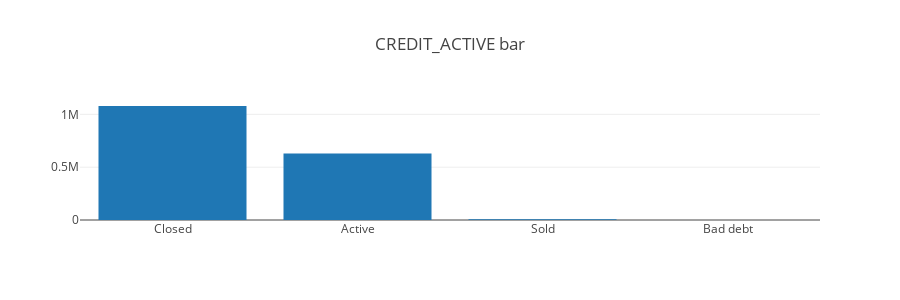

Source (notebook cell):
### Markdown cell above
Plot categorical features

### Code cell
def plot_categorical_feature(feature):
    configure_plotly_browser_state()
    feature_counts = bureau_orig[feature].value_counts()
    plotly.offline.iplot({
        "data": [go.Bar(
            x=feature_counts.index,
            y=feature_counts.values
        )],
        "layout": go.Layout(title="{} bar".format(feature), height=300)
    })
# plot_categorical_feature("CREDIT_CURRENCY")
plot_categorical_feature("CREDIT_ACTIVE")

### Figure 1 — Plotly figure (JSON) as saved in the notebook; plotly's stock layout.template omitted (floating-point values rounded to 4 significant figures)
{"data": [{"y": [1079273, 630607, 6527, 21], "x": ["Closed", "Active", "Sold", "Bad debt"], "type": "bar", "uid": "4c790ee5-d7e9-4609-ba91-c1adb29be60a"}], "layout": {"title": {"text": "CREDIT_ACTIVE bar"}, "height": 300}}
